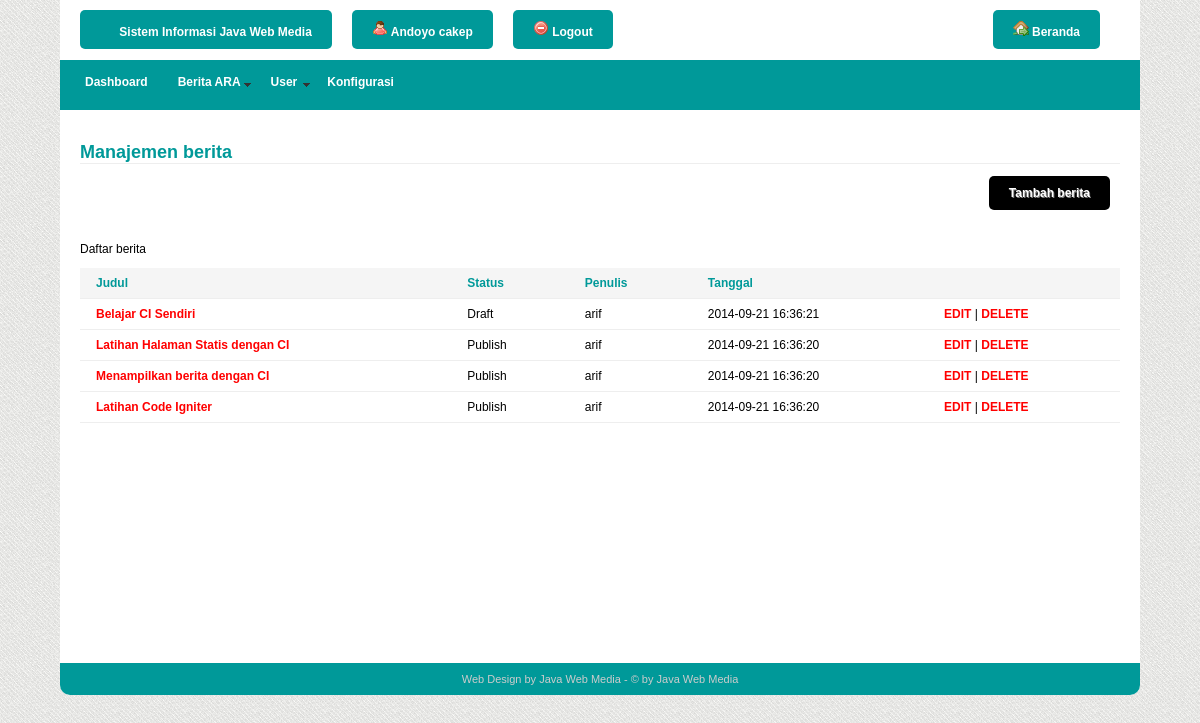
Screenshot of /index.php/admin/berita with the database file from the repository.
### tables this page shows
CREATE TABLE IF NOT EXISTS `berita` (
`id_berita` int(11) NOT NULL,
  `judul` varchar(500) NOT NULL,
  `slug` varchar(128) NOT NULL,
  `ringkasan` text NOT NULL,
  `isi` text NOT NULL,
  `status_berita` varchar(20) NOT NULL,
  `id_user` int(11) NOT NULL,
  `tanggal` timestamp NOT NULL DEFAULT CURRENT_TIMESTAMP ON UPDATE CURRENT_TIMESTAMP
);

CREATE TABLE IF NOT EXISTS `users` (
`id_user` int(11) NOT NULL,
  `nama` varchar(100) NOT NULL,
  `email` varchar(255) NOT NULL,
  `username` varchar(32) NOT NULL,
  `password` varchar(64) NOT NULL
);

### application/views/admin/layout/wrapper.php (called while the page is built)
<?php
require_once "head.php";
require_once "header.php";
require_once "menu.php";
require_once "konten.php";
require_once "footer.php";

### application/controllers/admin/berita.php (called while the page is built, shortened)
<?php
class berita extends CI_Controller{
	public function __construct(){
		$this->load->model('admin/berita_model');
	}
	public function index(){
		$query	= $this->berita_model->daftar_berita();
		$data	= array('title'=>'Manajemen Brita', 'berita'=>$query,
			'isi'=>'admin/berita/berita_view'
		);
		$this->load->view('admin/layout/wrapper',$data);
	}
}

### index.php (called while the page is built, shortened)
<?php
require_once BASEPATH.'core/CodeIgniter.php';

### application/views/admin/layout/konten.php (called while the page is built, shortened)
<?php
if($isi){
	$this->load->view($isi);
}

### application/models/admin/berita_model.php (called while the page is built, shortened)
<?php
class berita_model extends CI_Model{
	public function daftar_berita(){
		$query	= $this->db->query('SELECT berita.judul, berita.status_berita,
			berita.slug, berita.id_berita, berita.tanggal,
			users.nama
		FROM
			berita, users
		WHERE
			berita.id_user = users.id_user
		ORDER BY berita.id_berita DESC
		');
		return $query->result_array();
	}
}

### application/views/admin/berita/berita_view.php (the view)
<div class="konten">
	<h1>Manajemen berita</h1>
	<div align="right">
		<a href="<?php echo base_url(); ?>admin/berita/tambah" class="tambah">Tambah berita</a>
	</div>
	<p>Daftar berita</p>
	<table width="100%" border="0" cellspacing="0" cellpadding="0" class="myform">
		<tr>
			<th scope="col">Judul</th>
			<th scope="col">Status</th>
			<th scope="col">Penulis</th>
			<th scope="col">Tanggal</th>
			<th scope="col">&nbsp;</th>
		</tr>
		<?php foreach($berita as $list) { ?>
		<tr>
			<td>
				<a href="<?php echo base_url(); ?>home/read/<?php echo $list['slug'];?>" target="_blank">
				<?php echo $list['judul']; ?></a>
			</td>
			<td><?php echo $list['status_berita']; ?></td>
			<td><?php echo $list['nama']; ?></td>
			<td><?php echo $list['tanggal']; ?></td>
			<td>
				<a href="<?php echo base_url(); ?>admin/berita/edit/<?php echo $list['id_berita']; ?>">EDIT</a> |
				<a href="<?php echo base_url(); ?>admin/berita/delete/<?php echo $list['id_berita'] ?>">DELETE</a>
			</td>
		</tr>
		<?php } ?>
	</table>
</div>

### application/views/admin/layout/head.php (shortened to what this page needs)
<!doctype html>
<html>
<head>
<link href="<?php echo base_url();?>asset/css/style-admin.css" rel="stylesheet" type="text/css">
<link href="<?php echo base_url();?>asset/SpryAssets/SpryMenuBarHorizontal.css" rel="stylesheet" type="text/css">
</head>
<body>
<div id="wrapper">

### application/views/admin/layout/header.php
<header>
<div class="akun">
	<a href="<?php echo base_url();?>admin/dasbor/config" title="Update konfigurasi">
		<img src="<?php echo base_url();?>asset/images/javawebmedia.png" width="16" height="16"> Sistem Informasi Java Web Media
	</a>
</div>
<div class="akun">
	<a href="<?php echo base_url();?>admin/update" title="Update profil">
		<img src="<?php echo base_url();?>asset/images/img/user_red.png" width="16" height="16"> Andoyo cakep
	</a>
</div>
<div class="akun">
	<a href="<?php echo base_url();?>admin/logout" title="Logout disini">
		<img src="<?php echo base_url();?>asset/images/img/delete.png" width="16" height="16"> Logout
	</a>
</div>
<div class="home">
	<a href="<?php echo base_url();?>admin/dasbor" title="Beranda">
		<img src="<?php echo base_url();?>asset/images/img/house_go.png" width="16" height="16"> Beranda
	</a>
</div>
</header>

### application/views/admin/layout/menu.php (shortened to what this page needs)
<nav>
<ul id="MenuBar1" class="MenuBarHorizontal">
	<li><a href="<?php echo base_url();?>admin/dasbor">Dashboard</a>        </li>
			<li><a href="<?php echo base_url();?>admin/berita" class="MenuBarItemSubmenu">Berita ARA</a>
	</li>
<li><a href="<?php echo base_url();?>admin/user" class="MenuBarItemSubmenu">User</a>
	</li>
	<li><a href="<?php echo base_url();?>admin/dasbor/config">Konfigurasi</a></li>
	</ul>
</nav>

### application/views/admin/layout/footer.php (shortened to what this page needs)
<div class="konten"></div>
    <footer>Web Design by Java Web Media - &copy; by Java Web Media </footer>
</div>
</body>
</html>

### asset/css/style-admin.css (style rules this page uses)
body { background-image:url(../images/img/bg.jpg); font-size: 12px; font-family:Arial, Helvetica, sans-serif; padding:0; margin:0; }
a, a:visited { text-decoration: none; color:#F00; font-weight:bold; }
#login input[type='submit'], #login input[type='reset'], .myform input[type='submit'], .myform input[type='reset'], a.tambah, a:visited.tambah { background-color: #066; color:#fff; padding: 10px 20px; border:none; border-radius: 5px; cursor:pointer; font-weight:bold; text-shadow: 1px 1px gray; margin-right:10px; margin-bottom: 20px; display: inline-block; }
#login input[type='submit']:hover, #login input[type='reset']:hover, .myform input[type='submit']:hover, .myform input[type='reset']:hover, a.tambah, a:hover.tambah { background-color:#000; }
.myform th, .myform td { text-align:left; vertical-align: top; padding:8px 16px; border-bottom:solid thin #EEE; }
.myform th { background-color:#F5F5F5; font-weight:bold; color:#099; vertical-align: middle; }
#wrapper { width:90%; min-width:900px; max-width: 1366px; background-color: #FFF; margin: auto auto 20px auto; border-radius: 0 0 10px 10px; }
header { height:auto; min-height: 30px; padding:10px 20px; }
header .akun { background-color:#099; color:#fff; padding: 10px 20px; border-radius:5px; float:left; margin-right: 20px; }
header .home { background-color:#099; color:#FFF; padding: 10px 20px; border-radius:5px; float:right; margin-right: 20px; }
header a, header a:visited { color:#FFF; font-weight: bold; }
nav { background-color:#099; color:#fff; height: 50px; padding:0 10px; margin: 10px 0; }
.konten { height:auto; min-height: 200px; padding:10px 20px; }
.konten h1 { color:#099; border-bottom: solid thin #EEE; font-size: 18px; }
footer { background-color: #099; color: #CCC; padding: 10px 20px; text-align: center; font-size: 11px; border-radius: 0 0 10px 10px; }

### asset/SpryAssets/SpryMenuBarHorizontal.css (style rules this page uses)
ul.MenuBarHorizontal { margin: 0; padding: 0; list-style-type: none; font-size: 100%; cursor: default; width: auto; }
ul.MenuBarHorizontal li { margin: 0; padding: 0; list-style-type: none; font-size: 100%; position: relative; text-align: left; cursor: pointer; width: auto; float: left; }
ul.MenuBarHorizontal a { display: block; cursor: pointer; background-color: #099; padding: 15px; height:20px; color: #FFF; text-transform:capitalize; font-weight:bold; text-decoration: none; }
ul.MenuBarHorizontal a.MenuBarItemSubmenu { background-image: url(SpryMenuBarDown.gif); background-repeat: no-repeat; background-position: 95% 50%; }

### rows the page displays
berita: judul "Belajar CI Sendiri", status_berita "Draft", id_user.nama "arif", tanggal "2014-09-21 16:36:21"
berita: judul "Latihan Halaman Statis dengan CI", status_berita "Publish", id_user.nama "arif", tanggal "2014-09-21 16:36:20"
berita: judul "Menampilkan berita dengan CI", status_berita "Publish", id_user.nama "arif", tanggal "2014-09-21 16:36:20"
berita: judul "Latihan Code Igniter", status_berita "Publish", id_user.nama "arif", tanggal "2014-09-21 16:36:20"
